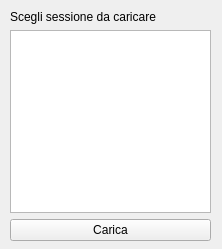
<?xml version="1.0" encoding="UTF-8"?>
<ui version="4.0">
 <class>mainWindow</class>
 <widget class="QWidget" name="mainWindow">
  <property name="geometry">
   <rect>
    <x>0</x>
    <y>0</y>
    <width>222</width>
    <height>249</height>
   </rect>
  </property>
  <property name="windowTitle">
   <string>Trainer</string>
  </property>
  <widget class="QWidget" name="verticalLayoutWidget">
   <property name="geometry">
    <rect>
     <x>10</x>
     <y>10</y>
     <width>201</width>
     <height>231</height>
    </rect>
   </property>
   <layout class="QVBoxLayout" name="verticalLayout">
    <item>
     <widget class="QLabel" name="label">
      <property name="text">
       <string>Scegli sessione da caricare</string>
      </property>
     </widget>
    </item>
    <item>
     <widget class="QListWidget" name="listWidget"/>
    </item>
    <item>
     <layout class="QHBoxLayout" name="horizontalLayout">
      <item>
       <widget class="QPushButton" name="pbCarica">
        <property name="text">
         <string>Carica</string>
        </property>
       </widget>
      </item>
     </layout>
    </item>
   </layout>
  </widget>
 </widget>
 <resources/>
 <connections/>
</ui>
